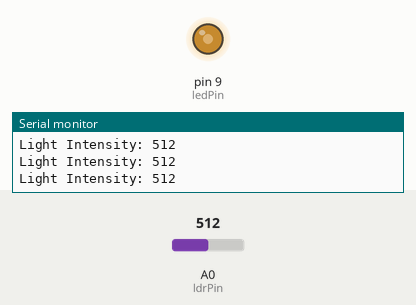
Bench run of a sketch on a simulated Arduino Uno, built with avr-gcc and run on an emulated ATmega328P. On the bench: output pins drawn as LEDs (lit = HIGH), the last lines printed to the serial monitor. The test bench sets the inputs (shaded band); at power-on: A0 (ldrPin) = 512.

Above: at 1.2 s.
1.3 s: A0 (ldrPin) set to 306
At 2.4 s:
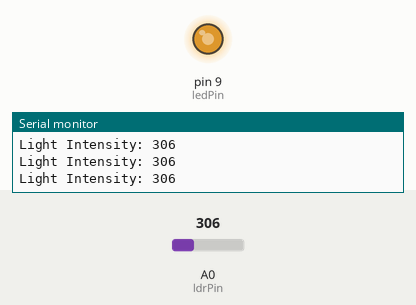
2.8 s: A0 (ldrPin) set to 122
At 3.9 s:
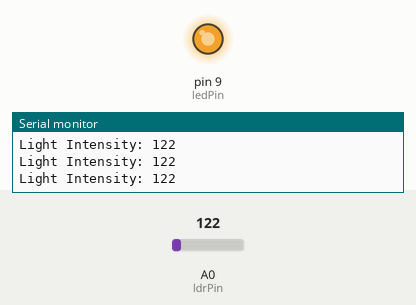
4.3 s: A0 (ldrPin) set to 900
At 5.2 s:
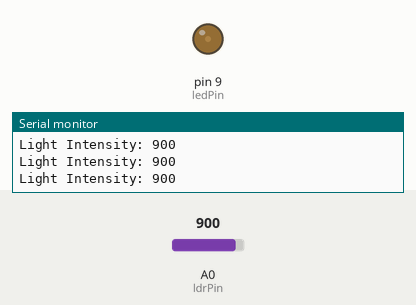
5.8 s: A0 (ldrPin) set to 1023
At 6.6 s:
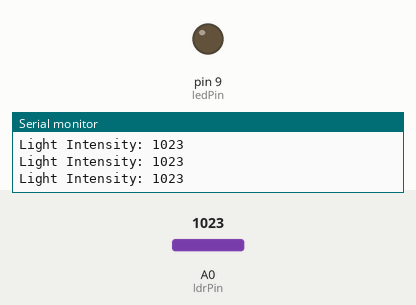
7.3 s: A0 (ldrPin) set to 511
At 8.1 s:
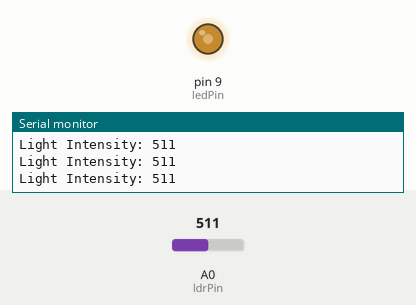
Timing chart, 0 to 9.8 s (numbered marks = the images above; inputs shaded):
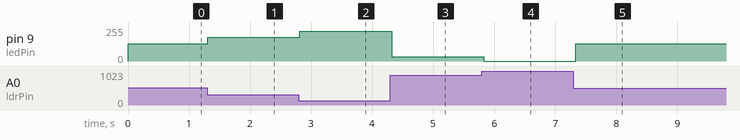

Measured:
- after the input at 1.3 s, pin 9 (ledPin): 128/255 → 179/255 at once
- after the input at 2.8 s, pin 9 (ledPin): 179/255 → 225/255 at once
- after the input at 4.3 s, pin 9 (ledPin): 225/255 → 31/255 at once
- after the input at 5.8 s, pin 9 (ledPin): 31/255 → 0/255 at once
- after the input at 7.3 s, pin 9 (ledPin): 0/255 → 128/255 at once

The sketch:

LED_Brightness_Control_using_LDR.ino
```cpp
/*
  Adaptive LED Brightness Control using LDR and Arduino Uno

  Description:
  This program reads the light intensity using an LDR connected to an analog input.
  The LED brightness adjusts **proportionally** to the light intensity using PWM.
*/

// Define the pin numbers
const int ldrPin = A0;  // LDR sensor connected to analog pin A0
const int ledPin = 9;   // LED connected to PWM-capable digital pin 9

void setup() {
  pinMode(ledPin, OUTPUT);  // Set the LED pin as an output
  Serial.begin(9600);       // Initialize serial communication for debugging
}

void loop() {
  int lightValue = analogRead(ldrPin);  // Read the light intensity from the LDR

  Serial.print("Light Intensity: ");
  Serial.println(lightValue);  // Print the light intensity value to the Serial Monitor

  // Map the light intensity (0-1023) to LED brightness (0-255) so brighter light makes the LED dimmer
  int ledBrightness = map(lightValue, 0, 1023, 255, 0);
  analogWrite(ledPin, ledBrightness);  // Set LED brightness using PWM

  delay(100);  // Short delay to smooth transitions
}
```
